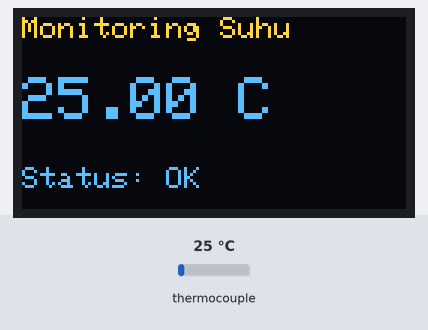
Simulated run of this sketch. Board: ESP32. On the bench: 128×64 one-colour display. The inputs (shaded band) are chosen by the test bench; at power-on: thermocouple 25 °C. The OLED is the two-colour kind (top 16 rows yellow); what the sketch prints to the serial monitor is not drawn.

Above: at 3.2 s.
3.3 s: thermocouple set to 6 °C
At 4.6 s:
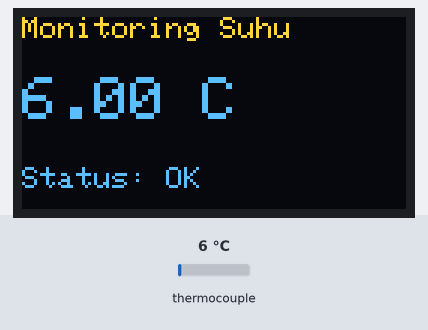
5.6 s: thermocouple set to 75 °C
At 6.9 s:
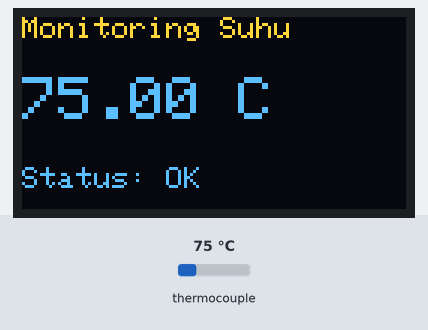
7.6 s: thermocouple set to 150 °C
At 9.2 s:
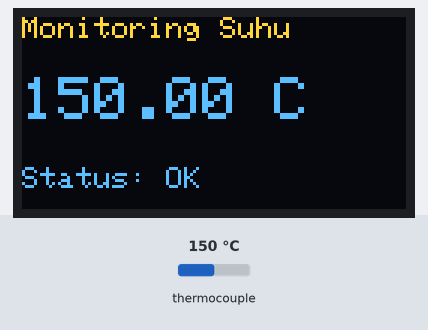
Timing chart, 0 to 10.7 s (numbered marks = the images above; inputs shaded):
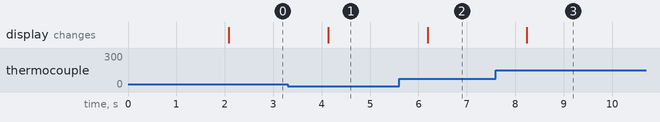

The sketch:

sensor_suhu.ino
```cpp
#include <Wire.h>
#include <Adafruit_GFX.h>
#include <Adafruit_SSD1306.h>
#include <Adafruit_MAX31865.h>

/* ================= OLED ================= */
#define SCREEN_WIDTH 128
#define SCREEN_HEIGHT 64
#define OLED_RESET -1
#define OLED_ADDR 0x3C

Adafruit_SSD1306 display(SCREEN_WIDTH, SCREEN_HEIGHT, &Wire, OLED_RESET);

/* =============== MAX31865 =============== */
#define MAX_CS   5
#define MAX_MOSI 23
#define MAX_MISO 19
#define MAX_CLK  18

Adafruit_MAX31865 max31865(
  MAX_CS, MAX_MOSI, MAX_MISO, MAX_CLK
);

// PT100
#define RREF      430.0
#define RNOMINAL  100.0

void setup() {
  Serial.begin(115200);

  /* Init MAX31865 */
  max31865.begin(MAX31865_3WIRE);

  /* Init I2C OLED */
  Wire.begin(21, 22);

  if (!display.begin(SSD1306_SWITCHCAPVCC, OLED_ADDR)) {
    Serial.println("OLED gagal");
    while (1);
  }

  display.clearDisplay();
  display.setTextColor(SSD1306_WHITE);
  display.setTextSize(1);
  display.setCursor(0, 0);
  display.println("PT100 + MAX31865");
  display.println("ESP32 Ready");
  display.display();
  delay(2000);
}

void loop() {
  float suhu = max31865.temperature(RNOMINAL, RREF);
  uint8_t fault = max31865.readFault();

  /* Serial Monitor */
  Serial.print("Suhu: ");
  Serial.print(suhu);
  Serial.println(" C");

  /* OLED */
  display.clearDisplay();
  display.setCursor(0, 0);
  display.setTextSize(1);
  display.println("Monitoring Suhu");

  display.setTextSize(2);
  display.setCursor(0, 20);
  display.print(suhu, 2);
  display.print(" C");

  display.setTextSize(1);
  display.setCursor(0, 50);

  if (fault) {
    display.print("Fault: 0x");
    display.print(fault, HEX);
    max31865.clearFault();
  } else {
    display.print("Status: OK");
  }

  display.display();
  delay(1000);
}
```

Measured:
- after the input at 3.3 s, the display: changes after 0.83 s (image 1)
- after the input at 5.6 s, the display: changes after 0.59 s (image 2)
- after the input at 7.6 s, the display: changes after 0.64 s (image 3)
